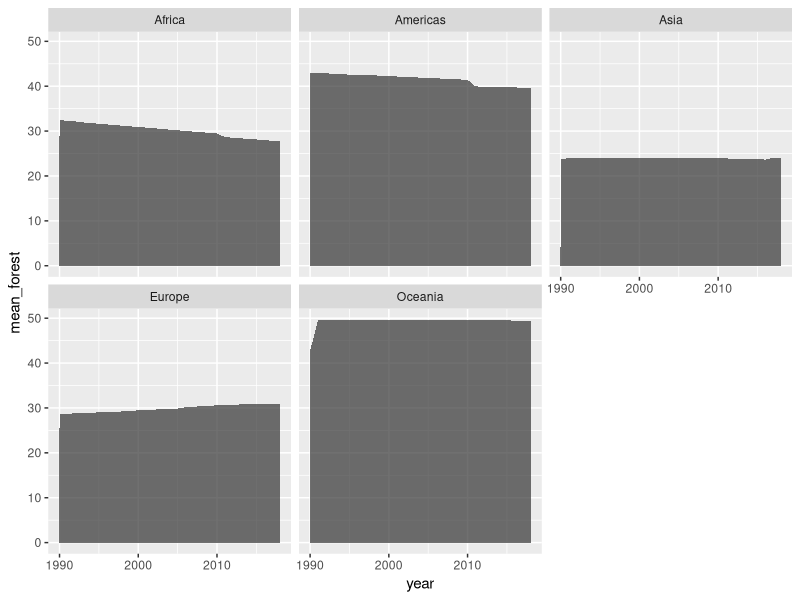
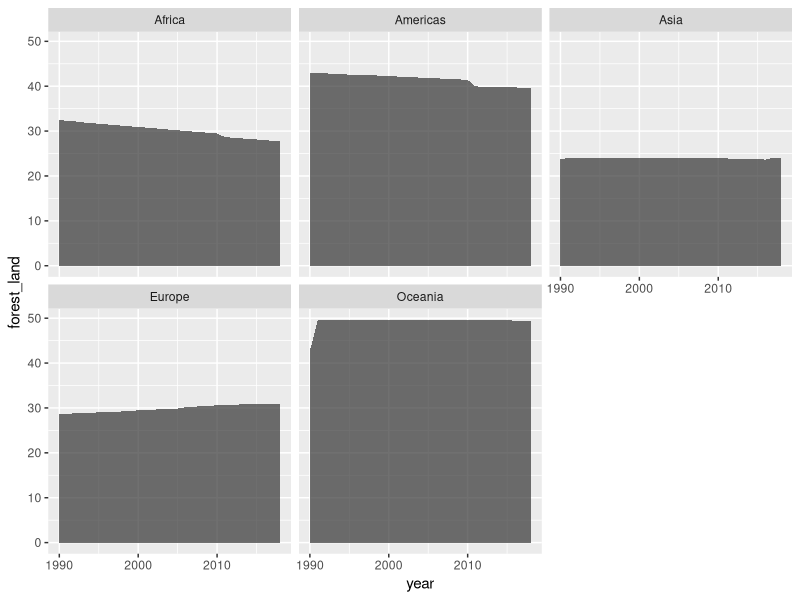
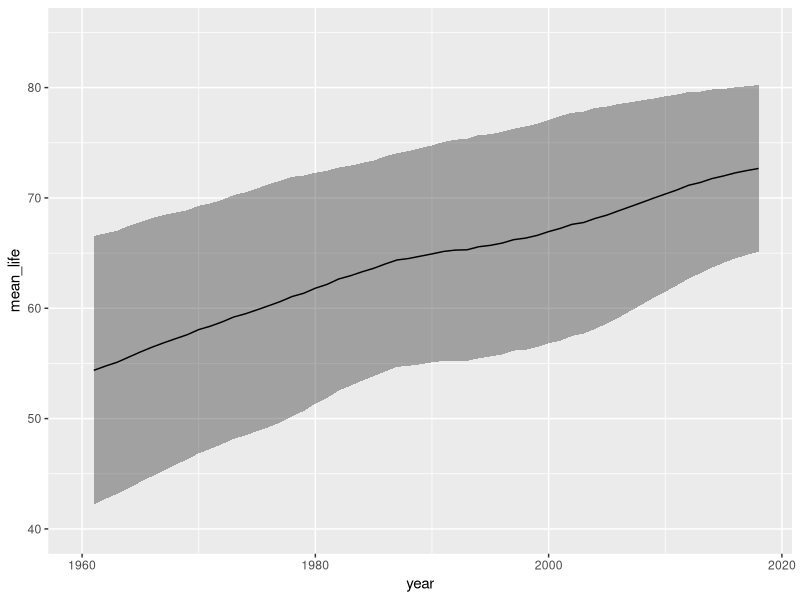
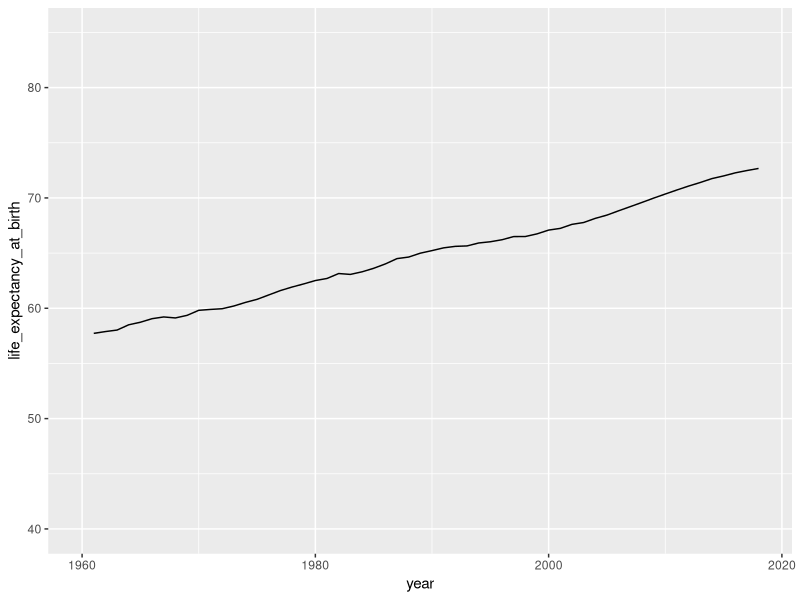

The R source for these figures, in order:
library(tidyverse)

world_bank_countries <- read_csv("data/world_bank_countries.csv")


# Example 1 - MeanExample 1 - Mean ----------------------------------------
world_bank_countries %>% 
  group_by(continent, year) %>% 
  summarise(
    mean_forest = mean(forest_land, na.rm = TRUE)
  ) %>% 
  ggplot(aes(x = year, y = mean_forest)) +
  geom_area(alpha = .7) +
  facet_wrap(~ continent)


world_bank_countries %>% 
  ggplot(aes(x = year, y = forest_land)) +
  stat_summary(fun = "mean", geom = "area", alpha = .7) +
  facet_wrap(~ continent)


# Example 1 - Standard deviation ------------------------------------------
world_bank_countries %>% 
  group_by(year) %>% 
  summarise(
    mean_life = mean(life_expectancy_at_birth, na.rm = TRUE),
    max = mean(life_expectancy_at_birth, na.rm = TRUE) + 
      sd(life_expectancy_at_birth, na.rm = TRUE),
    min = mean(life_expectancy_at_birth, na.rm = TRUE) - 
      sd(life_expectancy_at_birth, na.rm = TRUE)
  ) %>%
  ggplot(aes(x = year, y = mean_life, ymin = min, ymax = max)) +
  geom_ribbon(alpha = .4) +
  geom_line() +
  scale_x_continuous(limits = c(1960, 2018)) +
  scale_y_continuous(limits = c(40, 85))


world_bank_countries %>% 
  ggplot(aes(x = year, y = life_expectancy_at_birth)) +
  stat_summary(fun.data = "mean_sdl", geom = "ribbon", alpha = .4,
               fun.args = list(mult = 1), na.rm = TRUE) +
  stat_summary(fun = "mean", geom = "line") +
  scale_x_continuous(limits = c(1960, 2018)) +
  scale_y_continuous(limits = c(40, 85))
